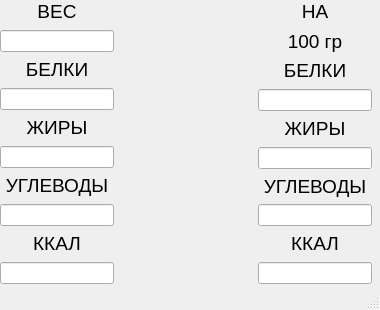
<?xml version="1.0" encoding="UTF-8"?>
<ui version="4.0">
 <class>ResultWindow</class>
 <widget class="QMainWindow" name="ResultWindow">
  <property name="geometry">
   <rect>
    <x>0</x>
    <y>0</y>
    <width>380</width>
    <height>310</height>
   </rect>
  </property>
  <property name="minimumSize">
   <size>
    <width>380</width>
    <height>310</height>
   </size>
  </property>
  <property name="maximumSize">
   <size>
    <width>380</width>
    <height>310</height>
   </size>
  </property>
  <property name="windowTitle">
   <string>MainWindow</string>
  </property>
  <widget class="QWidget" name="centralwidget">
   <widget class="QWidget" name="layoutWidget">
    <property name="geometry">
     <rect>
      <x>0</x>
      <y>0</y>
      <width>372</width>
      <height>284</height>
     </rect>
    </property>
    <layout class="QHBoxLayout" name="horizontalLayout">
     <item>
      <layout class="QVBoxLayout" name="verticalLayout">
       <item>
        <widget class="QLabel" name="label">
         <property name="text">
          <string>&lt;html&gt;&lt;head/&gt;&lt;body&gt;&lt;p align=&quot;center&quot;&gt;&lt;span style=&quot; font-size:14pt;&quot;&gt;ВЕС&lt;/span&gt;&lt;/p&gt;&lt;/body&gt;&lt;/html&gt;</string>
         </property>
        </widget>
       </item>
       <item>
        <widget class="QLineEdit" name="lineEdit">
         <property name="maximumSize">
          <size>
           <width>16777215</width>
           <height>16777215</height>
          </size>
         </property>
         <property name="readOnly">
          <bool>true</bool>
         </property>
        </widget>
       </item>
       <item>
        <widget class="QLabel" name="label_2">
         <property name="text">
          <string>&lt;html&gt;&lt;head/&gt;&lt;body&gt;&lt;p align=&quot;center&quot;&gt;&lt;span style=&quot; font-size:14pt;&quot;&gt;БЕЛКИ&lt;/span&gt;&lt;/p&gt;&lt;/body&gt;&lt;/html&gt;</string>
         </property>
        </widget>
       </item>
       <item>
        <widget class="QLineEdit" name="lineEdit_2">
         <property name="readOnly">
          <bool>true</bool>
         </property>
        </widget>
       </item>
       <item>
        <widget class="QLabel" name="label_3">
         <property name="text">
          <string>&lt;html&gt;&lt;head/&gt;&lt;body&gt;&lt;p align=&quot;center&quot;&gt;&lt;span style=&quot; font-size:14pt;&quot;&gt;ЖИРЫ&lt;/span&gt;&lt;/p&gt;&lt;/body&gt;&lt;/html&gt;</string>
         </property>
        </widget>
       </item>
       <item>
        <widget class="QLineEdit" name="lineEdit_3">
         <property name="readOnly">
          <bool>true</bool>
         </property>
        </widget>
       </item>
       <item>
        <widget class="QLabel" name="label_4">
         <property name="text">
          <string>&lt;html&gt;&lt;head/&gt;&lt;body&gt;&lt;p align=&quot;center&quot;&gt;&lt;span style=&quot; font-size:14pt;&quot;&gt;УГЛЕВОДЫ&lt;/span&gt;&lt;/p&gt;&lt;/body&gt;&lt;/html&gt;</string>
         </property>
        </widget>
       </item>
       <item>
        <widget class="QLineEdit" name="lineEdit_4">
         <property name="readOnly">
          <bool>true</bool>
         </property>
        </widget>
       </item>
       <item>
        <widget class="QLabel" name="label_9">
         <property name="text">
          <string>&lt;html&gt;&lt;head/&gt;&lt;body&gt;&lt;p align=&quot;center&quot;&gt;&lt;span style=&quot; font-size:14pt;&quot;&gt;ККАЛ&lt;/span&gt;&lt;/p&gt;&lt;/body&gt;&lt;/html&gt;</string>
         </property>
        </widget>
       </item>
       <item>
        <widget class="QLineEdit" name="lineEdit_5">
         <property name="readOnly">
          <bool>true</bool>
         </property>
        </widget>
       </item>
      </layout>
     </item>
     <item>
      <spacer name="horizontalSpacer">
       <property name="orientation">
        <enum>Qt::Horizontal</enum>
       </property>
       <property name="sizeHint" stdset="0">
        <size>
         <width>138</width>
         <height>28</height>
        </size>
       </property>
      </spacer>
     </item>
     <item>
      <layout class="QVBoxLayout" name="verticalLayout_3">
       <item>
        <widget class="QLabel" name="label_10">
         <property name="text">
          <string>&lt;html&gt;&lt;head/&gt;&lt;body&gt;&lt;p align=&quot;center&quot;&gt;&lt;span style=&quot; font-size:14pt;&quot;&gt;НА&lt;/span&gt;&lt;/p&gt;&lt;/body&gt;&lt;/html&gt;</string>
         </property>
        </widget>
       </item>
       <item>
        <widget class="QLabel" name="label_15">
         <property name="text">
          <string>&lt;html&gt;&lt;head/&gt;&lt;body&gt;&lt;p align=&quot;center&quot;&gt;&lt;span style=&quot; font-size:14pt;&quot;&gt;100 гр&lt;/span&gt;&lt;/p&gt;&lt;/body&gt;&lt;/html&gt;</string>
         </property>
        </widget>
       </item>
       <item>
        <widget class="QLabel" name="label_11">
         <property name="text">
          <string>&lt;html&gt;&lt;head/&gt;&lt;body&gt;&lt;p align=&quot;center&quot;&gt;&lt;span style=&quot; font-size:14pt;&quot;&gt;БЕЛКИ&lt;/span&gt;&lt;/p&gt;&lt;/body&gt;&lt;/html&gt;</string>
         </property>
        </widget>
       </item>
       <item>
        <widget class="QLineEdit" name="lineEdit_7">
         <property name="readOnly">
          <bool>true</bool>
         </property>
        </widget>
       </item>
       <item>
        <widget class="QLabel" name="label_12">
         <property name="text">
          <string>&lt;html&gt;&lt;head/&gt;&lt;body&gt;&lt;p align=&quot;center&quot;&gt;&lt;span style=&quot; font-size:14pt;&quot;&gt;ЖИРЫ&lt;/span&gt;&lt;/p&gt;&lt;/body&gt;&lt;/html&gt;</string>
         </property>
        </widget>
       </item>
       <item>
        <widget class="QLineEdit" name="lineEdit_8">
         <property name="readOnly">
          <bool>true</bool>
         </property>
        </widget>
       </item>
       <item>
        <widget class="QLabel" name="label_13">
         <property name="text">
          <string>&lt;html&gt;&lt;head/&gt;&lt;body&gt;&lt;p align=&quot;center&quot;&gt;&lt;span style=&quot; font-size:14pt;&quot;&gt;УГЛЕВОДЫ&lt;/span&gt;&lt;/p&gt;&lt;/body&gt;&lt;/html&gt;</string>
         </property>
        </widget>
       </item>
       <item>
        <widget class="QLineEdit" name="lineEdit_9">
         <property name="readOnly">
          <bool>true</bool>
         </property>
        </widget>
       </item>
       <item>
        <widget class="QLabel" name="label_14">
         <property name="text">
          <string>&lt;html&gt;&lt;head/&gt;&lt;body&gt;&lt;p align=&quot;center&quot;&gt;&lt;span style=&quot; font-size:14pt;&quot;&gt;ККАЛ&lt;/span&gt;&lt;/p&gt;&lt;/body&gt;&lt;/html&gt;</string>
         </property>
        </widget>
       </item>
       <item>
        <widget class="QLineEdit" name="lineEdit_10">
         <property name="readOnly">
          <bool>true</bool>
         </property>
        </widget>
       </item>
      </layout>
     </item>
    </layout>
   </widget>
  </widget>
  <widget class="QMenuBar" name="menubar">
   <property name="geometry">
    <rect>
     <x>0</x>
     <y>0</y>
     <width>380</width>
     <height>20</height>
    </rect>
   </property>
  </widget>
  <widget class="QStatusBar" name="statusbar"/>
 </widget>
 <resources/>
 <connections/>
</ui>
